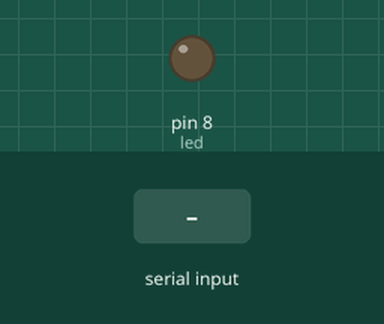
This sketch was run on a simulated Arduino Uno, built with avr-gcc and run on an emulated ATmega328P. Shown: output pins drawn as LEDs (lit = HIGH). Inputs (shaded band) come from the test bench.

Above: at 1.2 s.
1.3 s: byte 1 (1) received over Serial
At 2.0 s:
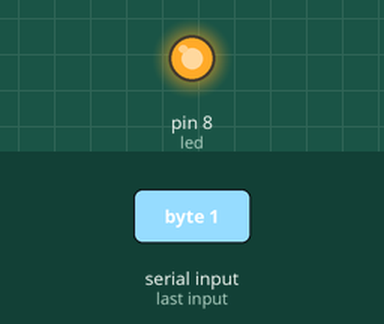
Timing chart, 0 to 4.3 s (numbered marks = the images above; inputs shaded):
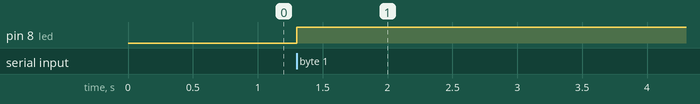

The sketch:

Al_c_.ino
```cpp
//Alıcı
int led = 8;
bool durum = false;
void setup() {
  Serial.begin(9600);
  pinMode(led, OUTPUT);
}
void loop() {
  if (Serial.available()) {
    if (Serial.read() == 1) {
      durum = !durum;
      digitalWrite(led, durum);
    }
  }
}
```

Measured:
- after the input at 1.3 s, pin 8 (led): LOW → HIGH at once
